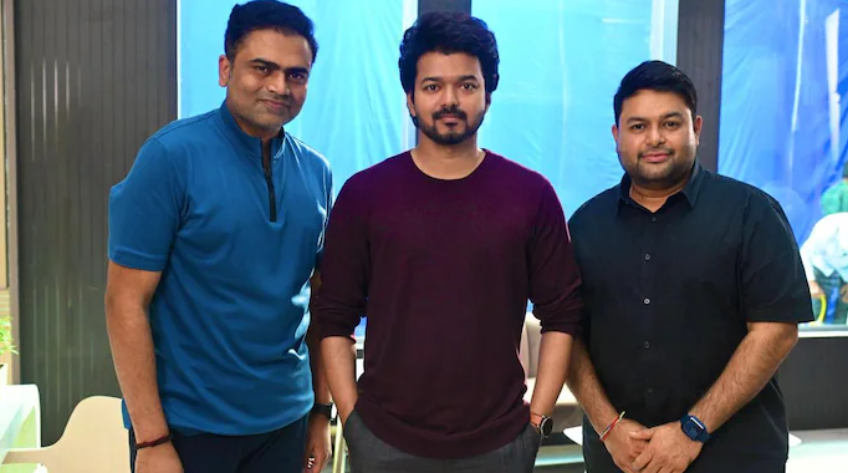
#> input picture Facerecognition/group.jpg, 848 x 473 px
$ python facereco.py
#> lines starting #> are read from the running program, lines starting #| are printed output that depends on the picture; after the words box and inside, x2 and y2 are one past the last pixel; in counts of white or black regions, pixels touching at a corner belong together
import cv2
img = cv2.imread("group.jpg")
#> img is the input picture: shape (473, 848, 3); mean B, G, R 109.8, 97.8, 81

max_width = 800
if img.shape[1] > max_width:
    scale = max_width / img.shape[1]
#> scale = 0.943
    img = cv2.resize(img, (0, 0), fx=scale, fy=scale)
#> img: shape (446, 800, 3)
gray = cv2.cvtColor(img, cv2.COLOR_BGR2GRAY)
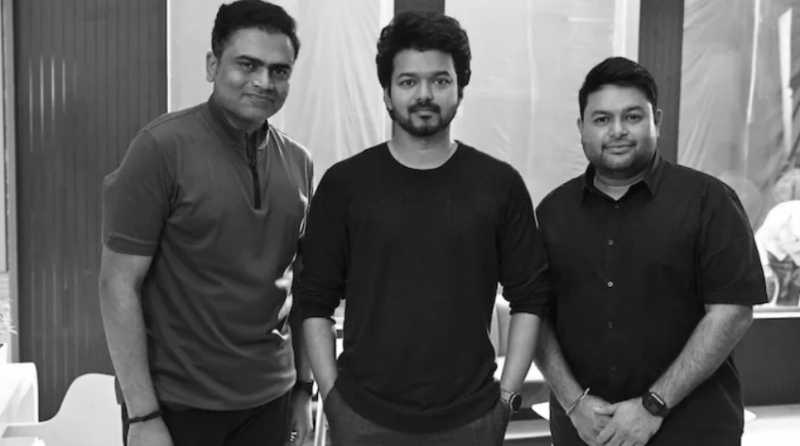
#> gray: shape (446, 800); min 4, max 255, mean 94

face_cascade = cv2.CascadeClassifier(cv2.data.haarcascades + "haarcascade_frontalface_default.xml")

faces = face_cascade.detectMultiScale(
    gray,
    scaleFactor=1.05,
    minNeighbors=3,
    minSize=(30, 30)
)
#> faces = [[97, 302, 48, 48], [377, 45, 91, 91], [574, 85, 86, 86], [215, 32, 91, 91]]

count = 0
for (x, y, w, h) in faces:
    cv2.rectangle(img, (x, y), (x+w, y+h), (0, 255, 0), 2)
    count += 1
#> this loop made 4 passes
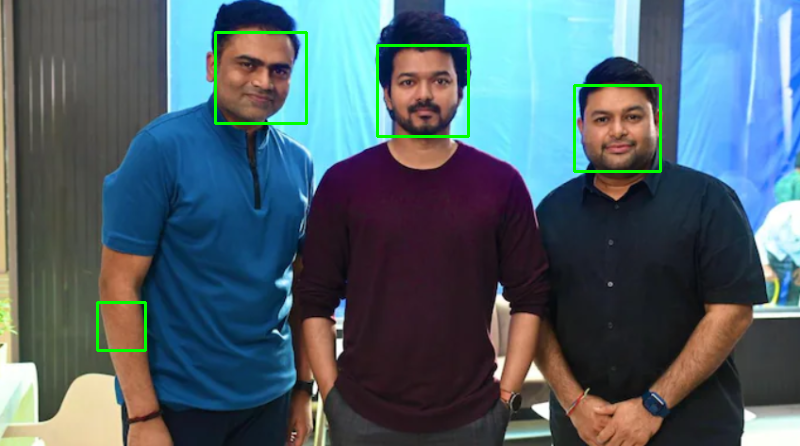
#> img: shape (446, 800, 3); mean B, G, R 108.3, 99.1, 80
#> after the loop, count = 4
cv2.putText(img, f"Faces Detected: {count}", (10, 30), cv2.FONT_HERSHEY_SIMPLEX, 0.8, (255, 0, 0), 2)
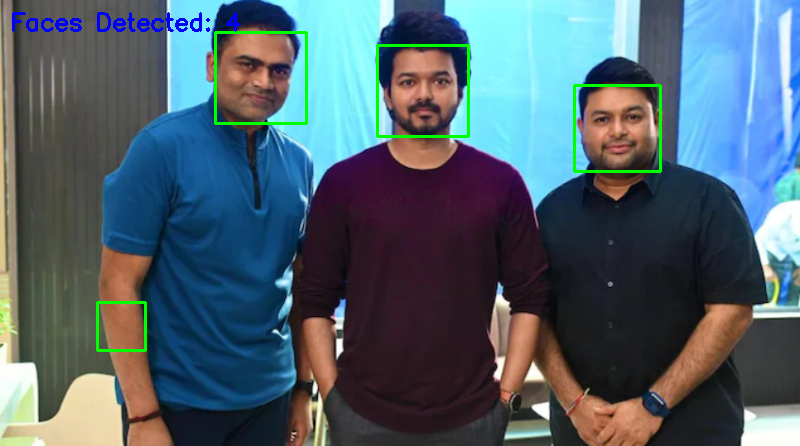
#> img: shape (446, 800, 3); 0.43% of pixels changed, all inside (x1, y1, x2, y2) = (12, 12, 241, 32)

cv2.imwrite("group_faces_detected.jpg", img)
cv2.imshow("Detected Faces", img)
cv2.waitKey(0)
cv2.destroyAllWindows()
